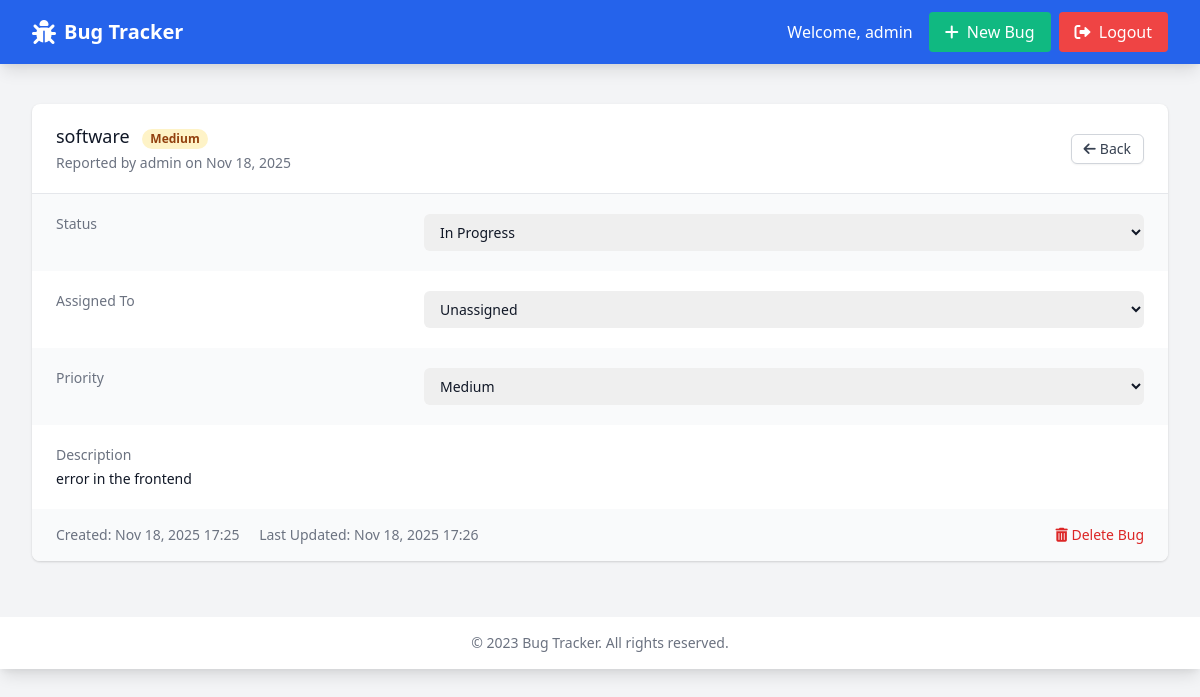
/bug/1 (signed in), run on the app's committed database.
### app.py (models this page shows, shortened)
class User(UserMixin, db.Model):
    __tablename__ = 'user'
    id = db.Column(db.Integer, primary_key=True)
    username = db.Column(db.String(80), unique=True, nullable=False)
    email = db.Column(db.String(120), unique=True, nullable=False)
    password_hash = db.Column(db.String(200), nullable=False)
    is_admin = db.Column(db.Boolean, default=False)
    reported_bugs = db.relationship('Bug', backref='reporter', lazy=True, foreign_keys='Bug.reporter_id')
    assigned_bugs = db.relationship('Bug', backref='assigned_to', lazy=True, foreign_keys='Bug.assignee_id')

class Bug(db.Model):
    __tablename__ = 'bug'
    id = db.Column(db.Integer, primary_key=True)
    title = db.Column(db.String(100), nullable=False)
    description = db.Column(db.Text, nullable=False)
    status = db.Column(db.String(20), default='Open')
    priority = db.Column(db.String(20), default='Medium')
    created_at = db.Column(db.DateTime, default=datetime.utcnow)
    updated_at = db.Column(db.DateTime, default=datetime.utcnow, onupdate=datetime.utcnow)
    reporter_id = db.Column(db.Integer, db.ForeignKey('user.id'), nullable=False)
    assignee_id = db.Column(db.Integer, db.ForeignKey('user.id'))

### app.py (the view)
@app.route('/bug/<int:bug_id>')
@login_required
def view_bug(bug_id):
    bug = Bug.query.get_or_404(bug_id)
    users = User.query.all()
    return render_template('view_bug.html', bug=bug, users=users)

### app.py (called while the page is built)
@login_manager.user_loader
def load_user(user_id):
    return User.query.get(int(user_id))

### templates/view_bug.html (shortened to what this page needs)
{% extends "base.html" %}
{% block content %}
<div class="bg-white shadow overflow-hidden sm:rounded-lg">
    <div class="px-4 py-5 sm:px-6 flex justify-between items-center">
        <div>
            <h3 class="text-lg leading-6 font-medium text-gray-900">
                {{ bug.title }}
                <span class="ml-2 px-2 inline-flex text-xs leading-5 font-semibold rounded-full
                    {% if bug.priority == 'High' %}bg-red-100 text-red-800
                    {% elif bug.priority == 'Medium' %}bg-yellow-100 text-yellow-800
                    {% else %}bg-green-100 text-green-800{% endif %}">
                    {{ bug.priority }}
                </span>
            </h3>
            <p class="mt-1 max-w-2xl text-sm text-gray-500">
                Reported by {{ bug.reporter.username }} on {{ bug.created_at.strftime('%b %d, %Y') }}
            </p>
        </div>
        <div class="flex space-x-2">
            <a href="{{ url_for('index') }}" class="inline-flex items-center px-3 py-1.5 border border-gray-300 shadow-sm text-sm leading-4 font-medium rounded-md text-gray-700 bg-white hover:bg-gray-50 focus:outline-none focus:ring-2 focus:ring-offset-2 focus:ring-blue-500">
                <i class="fas fa-arrow-left mr-1"></i> Back
            </a>
        </div>
    </div>
    <div class="border-t border-gray-200">
        <dl>
            <div class="bg-gray-50 px-4 py-5 sm:grid sm:grid-cols-3 sm:gap-4 sm:px-6">
                <dt class="text-sm font-medium text-gray-500">Status</dt>
                <dd class="mt-1 text-sm text-gray-900 sm:mt-0 sm:col-span-2">
                    <form action="{{ url_for('update_bug', bug_id=bug.id) }}" method="POST" class="flex items-center">
                        <select name="status" onchange="this.form.submit()" class="block w-full pl-3 pr-10 py-2 text-base border-gray-300 focus:outline-none focus:ring-blue-500 focus:border-blue-500 sm:text-sm rounded-md">
                            <option value="In Progress" {% if bug.status == 'In Progress' %}selected{% endif %}>In Progress</option>
                        </select>
                    </form>
                </dd>
            </div>
            <div class="bg-white px-4 py-5 sm:grid sm:grid-cols-3 sm:gap-4 sm:px-6">
                <dt class="text-sm font-medium text-gray-500">Assigned To</dt>
                <dd class="mt-1 text-sm text-gray-900 sm:mt-0 sm:col-span-2">
                    <form action="{{ url_for('update_bug', bug_id=bug.id) }}" method="POST" class="flex items-center">
                        <select name="assignee_id" onchange="this.form.submit()" class="block w-full pl-3 pr-10 py-2 text-base border-gray-300 focus:outline-none focus:ring-blue-500 focus:border-blue-500 sm:text-sm rounded-md">
                            <option value="">Unassigned</option>
                        </select>
                    </form>
                </dd>
            </div>
            <div class="bg-gray-50 px-4 py-5 sm:grid sm:grid-cols-3 sm:gap-4 sm:px-6">
                <dt class="text-sm font-medium text-gray-500">Priority</dt>
                <dd class="mt-1 text-sm text-gray-900 sm:mt-0 sm:col-span-2">
                    <form action="{{ url_for('update_bug', bug_id=bug.id) }}" method="POST" class="flex items-center">
                        <select name="priority" onchange="this.form.submit()" class="block w-full pl-3 pr-10 py-2 text-base border-gray-300 focus:outline-none focus:ring-blue-500 focus:border-blue-500 sm:text-sm rounded-md">
                            <option value="Medium" {% if bug.priority == 'Medium' %}selected{% endif %}>Medium</option>
                        </select>
                    </form>
                </dd>
            </div>
            <div class="bg-white px-4 py-5 sm:px-6">
                <dt class="text-sm font-medium text-gray-500">Description</dt>
                <dd class="mt-1 text-sm text-gray-900">
                    <div class="prose max-w-none">
                        {{ bug.description|replace('\n', '<br>')|safe }}
                    </div>
                </dd>
            </div>
            <div class="bg-gray-50 px-4 py-4 sm:px-6 flex justify-between items-center text-sm text-gray-500">
                <div>
                    <span class="font-medium">Created:</span> {{ bug.created_at.strftime('%b %d, %Y %H:%M') }}
                    {% if bug.updated_at != bug.created_at %}
                        <span class="ml-4">
                            <span class="font-medium">Last Updated:</span> {{ bug.updated_at.strftime('%b %d, %Y %H:%M') }}
                        </span>
                    {% endif %}
                </div>
                {% if current_user.is_admin or current_user.id == bug.reporter_id %}
                <form action="{{ url_for('delete_bug', bug_id=bug.id) }}" method="POST" class="inline" onsubmit="return confirm('Are you sure you want to delete this bug? This action cannot be undone.');">
                    <button type="submit" class="text-red-600 hover:text-red-900">
                        <i class="fas fa-trash-alt"></i> Delete Bug
                    </button>
                </form>
                {% endif %}
            </div>
        </dl>
    </div>
</div>
{% endblock %}

### templates/base.html (shortened to what this page needs)
<!DOCTYPE html>
<html lang="en">
<head>
    <link href="https://cdn.jsdelivr.net/npm/tailwindcss@2.2.19/dist/tailwind.min.css" rel="stylesheet">
    <link href="https://cdnjs.cloudflare.com/ajax/libs/font-awesome/6.0.0-beta3/css/all.min.css" rel="stylesheet">
</head>
<body class="bg-gray-100">
    <nav class="bg-blue-600 text-white shadow-lg">
        <div class="max-w-7xl mx-auto px-4 sm:px-6 lg:px-8">
            <div class="flex justify-between h-16">
                <div class="flex items-center">
                    <a href="{{ url_for('index') }}" class="flex items-center">
                        <i class="fas fa-bug text-2xl mr-2"></i>
                        <span class="text-xl font-bold">Bug Tracker</span>
                    </a>
                </div>
                <div class="flex items-center">
                    {% if current_user.is_authenticated %}
                        <span class="mr-4">Welcome, {{ current_user.username }}</span>
                        <a href="{{ url_for('new_bug') }}" class="bg-green-500 hover:bg-green-600 px-4 py-2 rounded mr-2">
                            <i class="fas fa-plus mr-1"></i> New Bug
                        </a>
                        <a href="{{ url_for('logout') }}" class="bg-red-500 hover:bg-red-600 px-4 py-2 rounded">
                            <i class="fas fa-sign-out-alt mr-1"></i> Logout
                        </a>
                    {% endif %}
                </div>
            </div>
        </div>
    </nav>
    <main class="max-w-7xl mx-auto px-4 sm:px-6 lg:px-8 py-6">
        {% block content %}{% endblock %}
    </main>
    <footer class="bg-white shadow-lg mt-8">
        <div class="max-w-7xl mx-auto py-4 px-4 sm:px-6 lg:px-8 text-center text-gray-500 text-sm">
            &copy; 2023 Bug Tracker. All rights reserved.
        </div>
    </footer>
</body>
</html>

### data on the page
User: username "admin", reporter.username "admin"
Bug: title "software", priority "Medium", created_at "Nov 18, 2025", status "In Progress", description "error in the frontend", created_at "Nov 18, 2025 17:25", updated_at "Nov 18, 2025 17:26"
